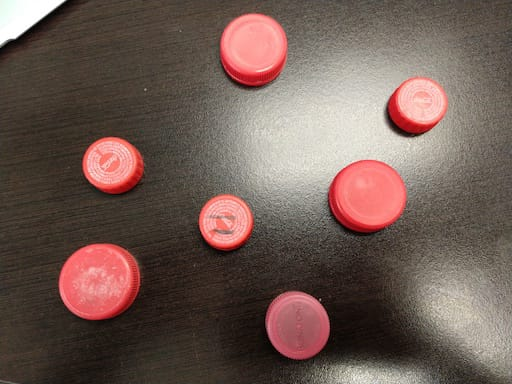
#> input picture images/Red Bottle Caps.jpg, 512 x 384 px
$ jupyter execute 'SEGUNDO EXAMEN PARCIAL.ipynb'
#> lines starting #> are read from the running program, lines starting #| are printed output that depends on the picture; after the words box and inside, x2 and y2 are one past the last pixel; in counts of white or black regions, pixels touching at a corner belong together
# SEGUNDO EXAMEN PARCIAL VISIÓN POR COMPUTADORA

- Alumna Dolly Gwendoline López Rosas
- NUA 379969
- Correo dg.lopezrosas@ugto.mx

* Doctora María Susana Ávila García

En un cuaderno de Jupyter usando Pyhton extraer las regiones de las fichas en rodo de la imagen
“Red Bottle Caps.jpg” y generar una generar una imagen binaria como las que se muestra en el
ejemplo (valor 75%) y rellenar cada una de las regiones de las fichas con colores del arcoíris (25%).

[cell 1]
# El primer paso que vamos a hacer es importar las librerías que vamos a utilizar

import cv2 as cv
import numpy as np
from matplotlib import pyplot as plt

[cell 2]
# Cargamos la imagen original, y la convertimos a formato rgb y por último la mostramos

img = cv.imread('./images/Red Bottle Caps.jpg')
#> img is the input picture: shape (384, 512, 3); mean B, G, R 83.9, 91.3, 111.9
img_rgb = cv.cvtColor(img, cv.COLOR_BGR2RGB)

plt.imshow(img_rgb)
plt.title("Imagen Original")
plt.show()

[cell 3]
# Cuando realizamos los siguientes pasos, obtenemos una imagen en escala de grises que es una representación mucho mas
# simple de la imagen original y es mas sencilla su manipulación

# Convertimos la imagen original a escala de grises
img_gray = cv.cvtColor(img, cv.COLOR_BGR2GRAY)
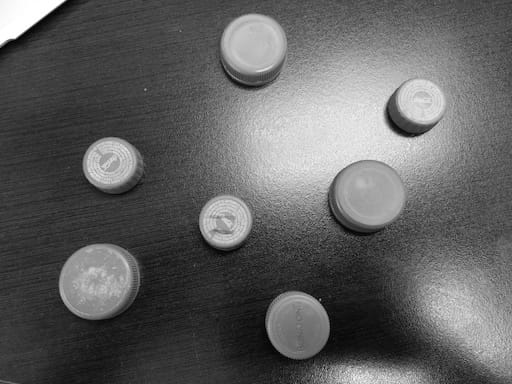
#> img_gray: shape (384, 512); min 0, max 255, mean 96.7

# Mostramos la imagen en escala de grises
plt.imshow(img_gray, cmap='gray')
plt.title("Imagen en Escala de Grises")
plt.show()

# Guardamos la imagen en escala de grises
cv.imwrite('./images/imagen_gris.jpg', img_gray)
#> Out = True

[cell 4]
# Convertimos la imagen original a espacio de color HSV
img_hsv = cv.cvtColor(img, cv.COLOR_BGR2HSV)
#> img_hsv: shape (384, 512, 3); mean H, S, V 21.8, 68, 111.9

# Definimos los límites para el color rojo de las tapas en HSV
tapas_rojas_bajo1 = np.array([0, 50, 50])  # Primer rango de rojo
tapas_rojas_alto1 = np.array([10, 255, 255])
tapas_rojas_bajo2 = np.array([170, 50, 50])  # Segundo rango de rojo
tapas_rojas_alto2 = np.array([180, 255, 255])

# Creamos dos máscaras para cubrir ambos rangos de rojo
mascara_rojo1 = cv.inRange(img_hsv, tapas_rojas_bajo1, tapas_rojas_alto1)
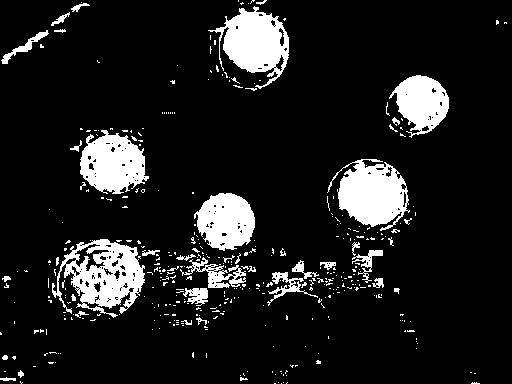
#> mascara_rojo1: shape (384, 512); 11.8% white; 397 white regions (355 under 20 px), largest, box (x1, y1, x2, y2) and area: (52, 239, 145, 318) 3713, (327, 159, 410, 231) 3487, (208, 6, 289, 89) 3391
mascara_rojo2 = cv.inRange(img_hsv, tapas_rojas_bajo2, tapas_rojas_alto2)
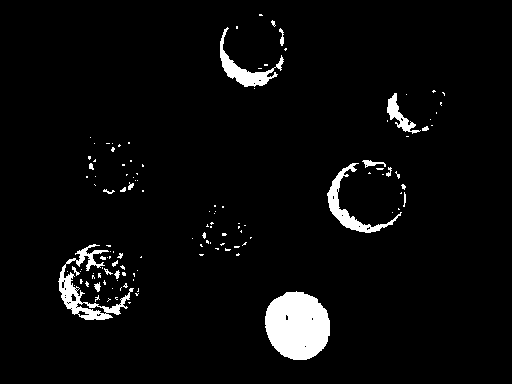
#> mascara_rojo2: shape (384, 512); 4.2% white; 124 white regions (104 under 20 px), largest, box (x1, y1, x2, y2) and area: (265, 291, 330, 360) 3491, (58, 244, 134, 320) 1412, (327, 163, 402, 233) 974

# Combinamos ambas máscaras
mascara_rojo = cv.bitwise_or(mascara_rojo1, mascara_rojo2)
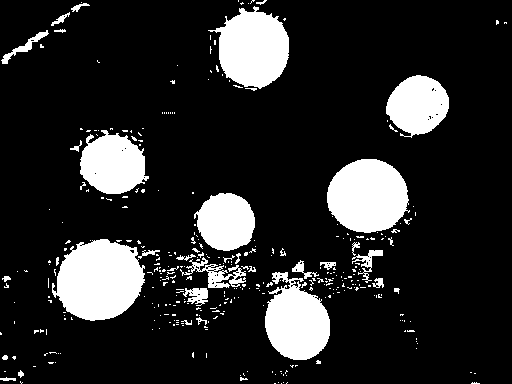
#> mascara_rojo: shape (384, 512); 16% white; 347 white regions (307 under 20 px), largest, box (x1, y1, x2, y2) and area: (52, 239, 145, 321) 5585, (327, 159, 410, 233) 4711, (208, 6, 289, 89) 4426

# Aplicamos la máscara a la imagen original
img_filtrada = cv.bitwise_and(img, img, mask=mascara_rojo)
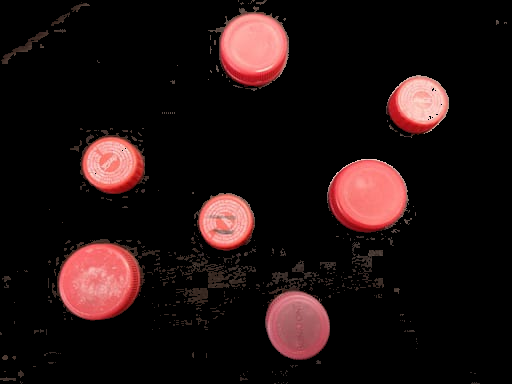
#> img_filtrada: shape (384, 512, 3); mean B, G, R 16.2, 16.5, 30.6

# Mostramos la imagen con solo las tapas rojas
plt.imshow(cv.cvtColor(img_filtrada, cv.COLOR_BGR2RGB))
plt.title("Tapas Rojas Filtradas")
plt.show()

# Guardamos la imagen filtrada
cv.imwrite('./images/tapas_rojas_filtradas.jpg', img_filtrada)
#> Out = True

[cell 5]
# Convertimos la imagen filtrada a escala de grises
img_filtrada_gris = cv.cvtColor(img_filtrada, cv.COLOR_BGR2GRAY)
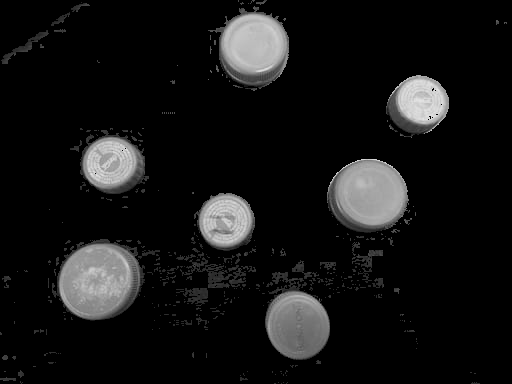
#> img_filtrada_gris: shape (384, 512); min 0, max 228, mean 20.7

# Aplicamos un umbral para binarizar la imagen
_, img_binarizada = cv.threshold(img_filtrada_gris, 50, 255, cv.THRESH_BINARY)
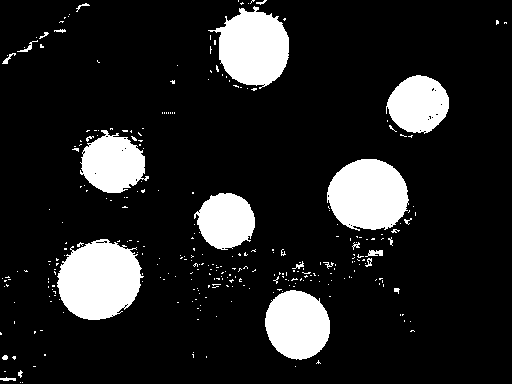
#> img_binarizada: shape (384, 512); 13.9% white; 303 white regions (278 under 20 px)

# Mostramos la imagen binarizada
plt.imshow(img_binarizada, cmap='gray')
plt.title("Imagen Binarizada (Tapas Rojas)")
plt.show()

# Guardamos la imagen binarizada
cv.imwrite('./images/imagen_binarizada_tapas.jpg', img_binarizada)
#> Out = True

[cell 6]
# Detectamos los contornos en la imagen binarizada
contornos, _ = cv.findContours(img_binarizada, cv.RETR_EXTERNAL, cv.CHAIN_APPROX_SIMPLE)
#> contornos = 303 contours, 291 with area under 20; largest, box (x1, y1, x2, y2) and area: (57, 239, 144, 320) 5052, (327, 159, 409, 231) 4426, (208, 6, 289, 89) 4182, (265, 290, 330, 360) 3407, (80, 130, 149, 193) 2772

# Creamos una copia de la imagen original para dibujar los contornos
img_contornos = img.copy()

# Dibujamos los contornos detectados
cv.drawContours(img_contornos, contornos, -1, (0, 255, 0), 2)
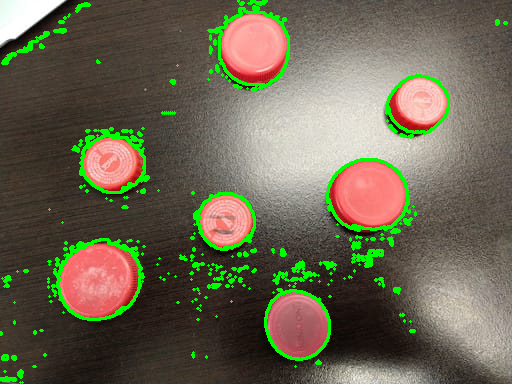
#> img_contornos: shape (384, 512, 3); 5.34% of pixels changed, all inside (x1, y1, x2, y2) = (0, 0, 508, 384)

# Mostramos la imagen con los contornos dibujados
plt.imshow(cv.cvtColor(img_contornos, cv.COLOR_BGR2RGB))
plt.title("Contornos Detectados")
plt.show()

# Guardamos la imagen con los contornos
cv.imwrite('./images/imagen_contornos_detectados.jpg', img_contornos)
#> Out = True

[cell 7]
# Filtramos los contornos por área mínima
area_minima = 500
contornos_filtrados = [c for c in contornos if cv.contourArea(c) > area_minima]
#> contornos_filtrados = 7 contours; box (x1, y1, x2, y2) and area: (57, 239, 144, 320) 5052, (327, 159, 409, 231) 4426, (208, 6, 289, 89) 4182, (265, 290, 330, 360) 3407, (80, 130, 149, 193) 2772, (386, 75, 449, 134) 2626, (194, 193, 255, 250) 2430

# Creamos una nueva copia para dibujar solo los contornos filtrados
img_contornos_filtrados = img.copy()

# Dibujamos los contornos filtrados
cv.drawContours(img_contornos_filtrados, contornos_filtrados, -1, (255, 0, 0), 2)
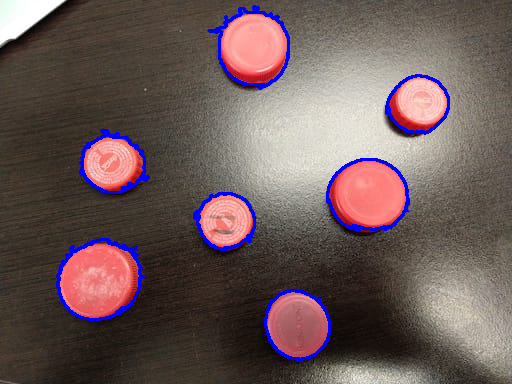
#> img_contornos_filtrados: shape (384, 512, 3); 2.99% of pixels changed, all inside (x1, y1, x2, y2) = (56, 5, 450, 361)

# Mostramos la imagen con los contornos filtrados
plt.imshow(cv.cvtColor(img_contornos_filtrados, cv.COLOR_BGR2RGB))
plt.title("Contornos Filtrados")
plt.show()

# Guardamos la imagen con los contornos filtrados
cv.imwrite('./images/imagen_contornos_filtrados.jpg', img_contornos_filtrados)
#> Out = True

[cell 8]
# Crear una imagen en blanco para el resultado
img_arcoiris = np.zeros_like(img)

# Definir los colores del arcoíris
colores_arcoiris = [
    (255, 0, 0),    # Rojo
    (255, 165, 0),  # Naranja
    (255, 255, 0),  # Amarillo
    (0, 255, 0),    # Verde
    (0, 127, 255),  # Azul Claro
    (0, 0, 255),    # Azul
    (139, 0, 255)   # Violeta
]

# Rellenar cada contorno con un color del arcoíris
for i, contorno in enumerate(contornos_filtrados):
    color = colores_arcoiris[i % len(colores_arcoiris)]
    cv.drawContours(img_arcoiris, [contorno], -1, color, thickness=cv.FILLED)
#> this loop made 7 passes
#> color on passes 1 to 7: (255, 0, 0), (255, 165, 0), (255, 255, 0), (0, 255, 0), (0, 127, 255), (0, 0, 255), (139, 0, 255)
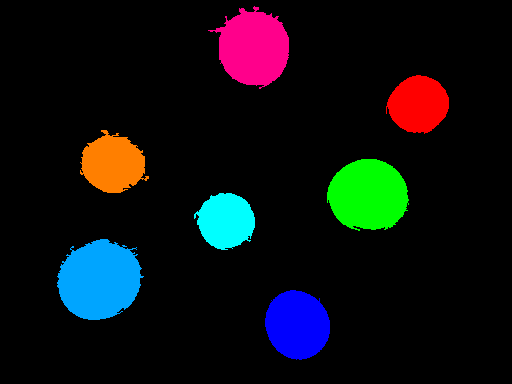
#> img_arcoiris: shape (384, 512, 3); mean of channels 0, 1, 2 17.7, 15.4, 12.9; drawn as B, G, R

# Mostramos la imagen resultante
plt.imshow(cv.cvtColor(img_arcoiris, cv.COLOR_BGR2RGB))
plt.title("Regiones Rellenas con Colores del Arcoíris")
plt.show()

# Guardamos la imagen
cv.imwrite('./images/imagen_regiones_arcoiris.jpg', img_arcoiris)
#> Out = True
